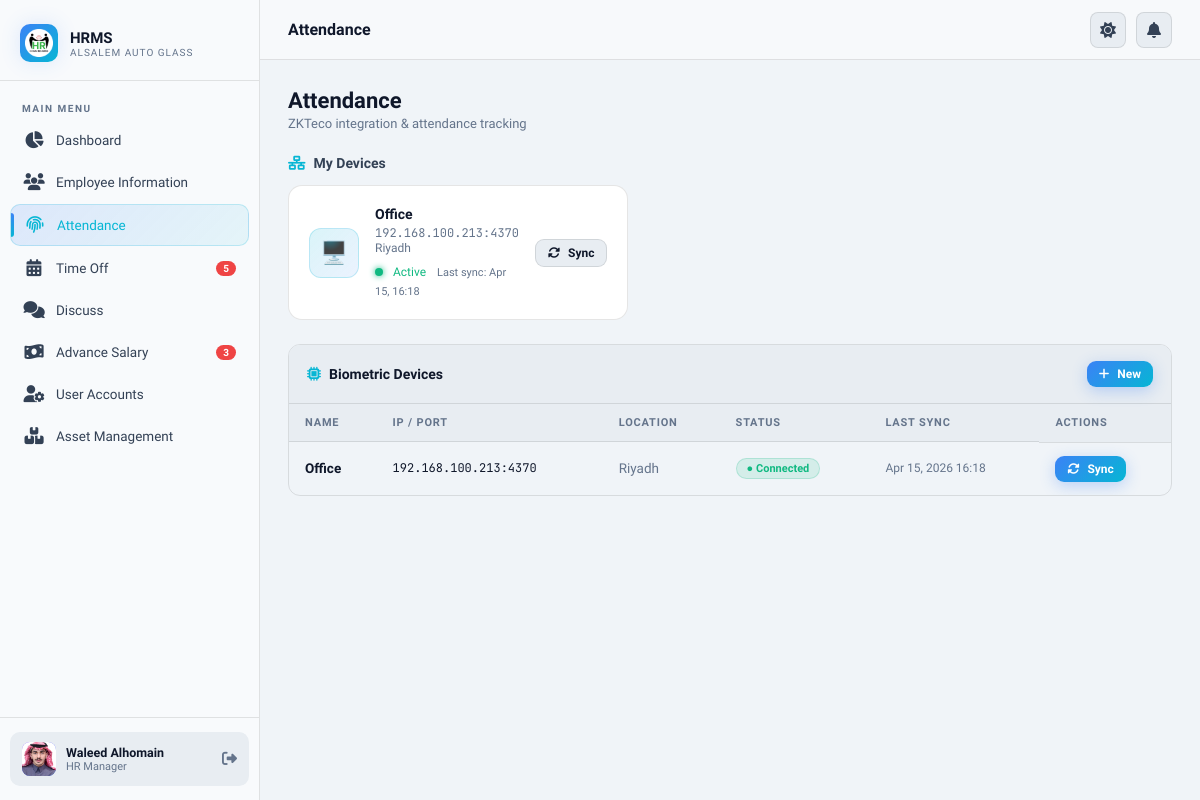
Page /attendance/ (signed in) on the earlier database version.
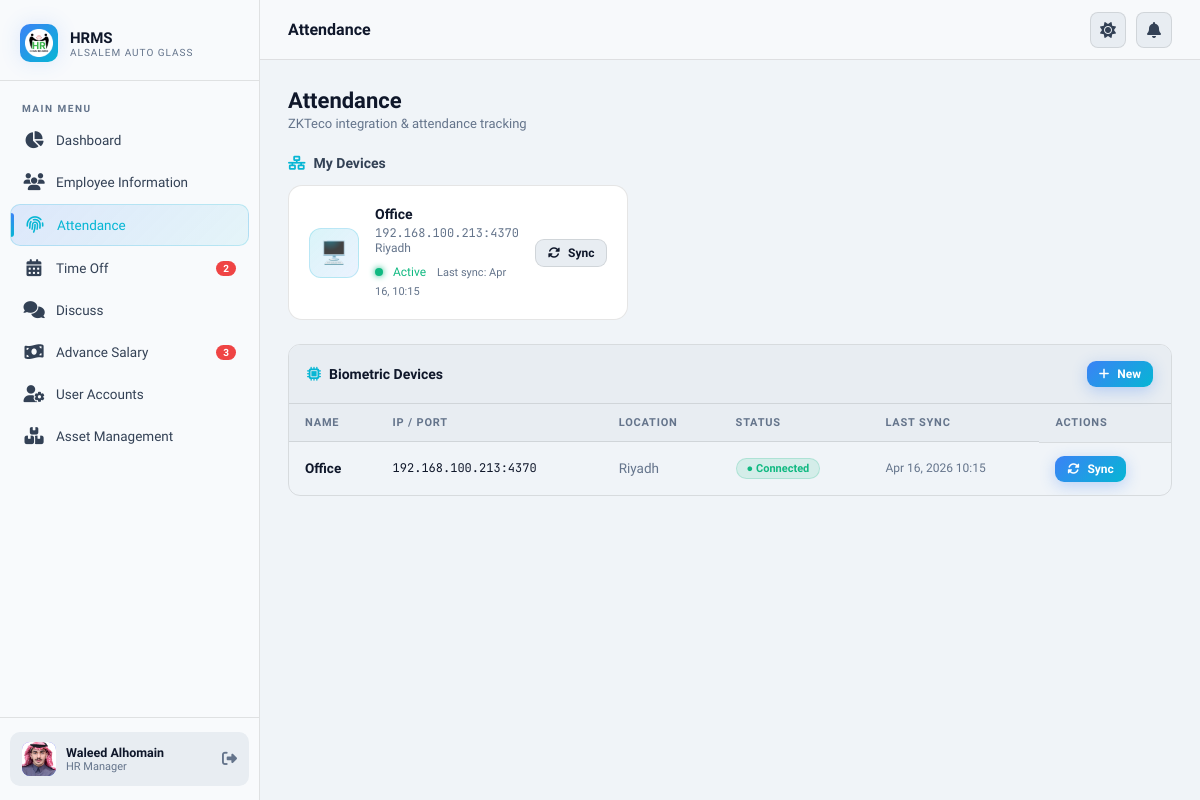
Same page on the later database version.
### core/models.py (models this page shows, shortened)
class ZKTecoDevice(models.Model):
    name = models.CharField(max_length=100)
    ip_address = models.GenericIPAddressField()
    port = models.IntegerField(default=4370)
    password = models.IntegerField(default=0)  # ADD THIS
    location = models.CharField(max_length=200, blank=True)
    is_active = models.BooleanField(default=True)
    last_sync = models.DateTimeField(null=True, blank=True)
    device_name = models.CharField(max_length=200, blank=True, editable=False)
    device_firmware = models.CharField(max_length=100, blank=True, editable=False)
    device_serial_no = models.CharField(max_length=100, blank=True, editable=False)
    device_platform = models.CharField(max_length=100, blank=True, editable=False)
    device_mac = models.CharField(max_length=50, blank=True, editable=False)
    connection_status = models.BooleanField(default=False, editable=False)

### core/views.py (the view, shortened to what this page needs)
# urls.py: path("attendance/", views.attendance_list, name="attendance_list"),
@login_required
def attendance_list(request):
    today = timezone.now().date()
    if request.user.is_hr:
        devices = ZKTecoDevice.objects.all()
        records = (
            AttendanceRecord.objects.filter(date=today)
            .select_related("employee")
            .order_by("-check_in")
        )
    return render(
        request,
        "attendance/list.html",
        {"devices": devices, "records": records, "today": today},
    )

### core/context_processors.py (called while the page is built)
def notification_counts(request):
    if request.user.is_authenticated:
        return {
            "pending_count": TimeOffRequest.objects.filter(status="pending").count(),
            "unread_count": Message.objects.filter(
                receiver=request.user, is_read=False
            ).count(),
            "pending_advance_count": (
                AdvanceSalaryRequest.objects.filter(status="pending").count()
                if request.user.is_hr
                else 0
            ),
        }
    return {
        "pending_count": 0,
        "unread_count": 0,
        "pending_advance_count": 0,
    }

### core/models.py (called while the page is built)
    @property
    def is_hr(self):
        return self.role == "hr" or self.is_superuser or self.is_staff

### templates/attendance/list.html (shortened to what this page needs)
{% extends 'base.html' %}
{% block page_title %}Attendance{% endblock %}
{% block content %}
<div class="page-header">
  <div>
    <div class="page-title">Attendance</div>
    <div class="page-subtitle">ZKTeco integration & attendance tracking</div>
  </div>
</div>
{% if devices %}
<div style="margin-bottom:24px;">
  <div style="font-size:14px;font-weight:600;color:var(--text2);margin-bottom:14px;display:flex;align-items:center;gap:8px;">
    <i class="fa-solid fa-network-wired" style="color:var(--accent2)"></i> My Devices
  </div>
  <div class="grid-3">
    {% for device in devices %}
    <div class="device-card stagger-{{ forloop.counter }}">
      <div class="device-icon">🖥️</div>
      <div style="flex:1;">
        <div style="font-weight:600;font-size:14px;">{{ device.name }}</div>
        <div style="font-size:12px;color:var(--text3);margin-top:3px;font-family:'JetBrains Mono',monospace;">{{ device.ip_address }}:{{ device.port }}</div>
        <div style="font-size:12px;color:var(--text3);">{{ device.location|default:"No location" }}</div>
        <div style="margin-top:6px;">
          <span class="status-dot {% if device.is_active %}online{% else %}offline{% endif %}"></span>
          <span style="font-size:12px;color:{% if device.is_active %}var(--success){% else %}var(--text3){% endif %}">
            {% if device.is_active %}Active{% else %}Inactive{% endif %}
          </span>
          {% if device.last_sync %}
          <span style="font-size:11px;color:var(--text3);margin-left:8px;">Last sync: {{ device.last_sync|date:"M d, H:i" }}</span>
          {% endif %}
        </div>
      </div>
      <div>
        <a href="{% url 'attendance_sync' device.pk %}" class="btn btn-secondary btn-sm">
          <i class="fa-solid fa-rotate"></i> Sync
        </a>
      </div>
    </div>
    {% endfor %}
  </div>
</div>
{% endif %}
{% if request.user.is_hr and devices %}
<div class="table-wrapper animate-fade-up" style="margin-bottom:24px;">
  <div style="display:flex;align-items:center;justify-content:space-between;padding:16px 18px;background:var(--bg3);border-bottom:1px solid var(--border);">
    <div style="font-weight:600;font-size:14px;">
      <i class="fa-solid fa-microchip" style="color:var(--accent2);margin-right:8px;"></i>Biometric Devices
    </div>
    <a href="{% url 'device_add' %}" class="btn btn-primary btn-sm"><i class="fa-solid fa-plus"></i>New</a>
  </div>
  <table>
    <thead>
      <tr>
        <th>Name</th>
        <th>IP / Port</th>
        <th>Location</th>
        <th>Status</th>
        <th>Last Sync</th>
        <th>Actions</th>
      </tr>
    </thead>
    <tbody>
      {% for device in devices %}
      <tr onclick="window.location='{% url 'device_detail' device.pk %}'" style="cursor:pointer;">
        <td style="font-weight:600;">{{ device.name }}</td>
        <td style="font-family:'JetBrains Mono',monospace;font-size:12px;">{{ device.ip_address }}:{{ device.port }}</td>
        <td style="color:var(--text3);">{{ device.location|default:"—" }}</td>
        <td>
          {% if device.connection_status %}
          <span class="badge badge-success">● Connected</span>
          {% else %}
          <span class="badge badge-danger">● Offline</span>
          {% endif %}
        </td>
        <td style="font-size:12px;color:var(--text3);">{{ device.last_sync|date:"M d, Y H:i"|default:"Never" }}</td>
        <td style="display:flex;gap:6px;">
          <a href="{% url 'device_sync' device.pk %}" class="btn btn-primary btn-sm"><i class="fa-solid fa-rotate"></i> Sync</a>
        </td>
      </tr>
      {% endfor %}
    </tbody>
  </table>
</div>
{% elif request.user.is_hr %}
<div style="margin-bottom:24px;">
  <a href="{% url 'device_add' %}" class="btn btn-primary"><i class="fa-solid fa-plus"></i> Add Biometric Device</a>
</div>
{% endif %}
{% endblock %}

### templates/base.html (shortened to what the changed rows need)
{% load static %}
<!DOCTYPE html>
<html lang="en">
<head>
  <link rel="stylesheet" href="{% static 'css/main.css' %}">
  <link rel="stylesheet" href="https://cdnjs.cloudflare.com/ajax/libs/font-awesome/6.5.0/css/all.min.css">
</head>
<body>
  <div class="app-wrapper">
    <aside class="sidebar" id="sidebar">
      <nav class="sidebar-nav">
        <a href="{% url 'timeoff_list' %}"
          class="nav-item {% if 'timeoff' in request.resolver_match.url_name %}active{% endif %}">
          <span class="nav-icon"><i class="fa-solid fa-calendar-days"></i></span>
          Time Off
          {% if pending_count %}<span class="nav-badge">{{ pending_count }}</span>{% endif %}
        </a>
      </nav>
    </aside>
    <div class="main-content">
      <main class="page-content">
        {% block content %}{% endblock %}
      </main>
    </div>
  </div>
  <link href="https://cdn.jsdelivr.net/npm/select2@4.1.0-rc.0/dist/css/select2.min.css" rel="stylesheet" />
</body>
</html>

Differences in the rows shown:
changed ZKTecoDevice "Office": last_sync "Apr 15, 16:18" → "Apr 16, 10:15"; last_sync "Apr 15, 2026 16:18" → "Apr 16, 2026 10:15"
Other differences:
{{ pending_count }}: "5" → "2"
